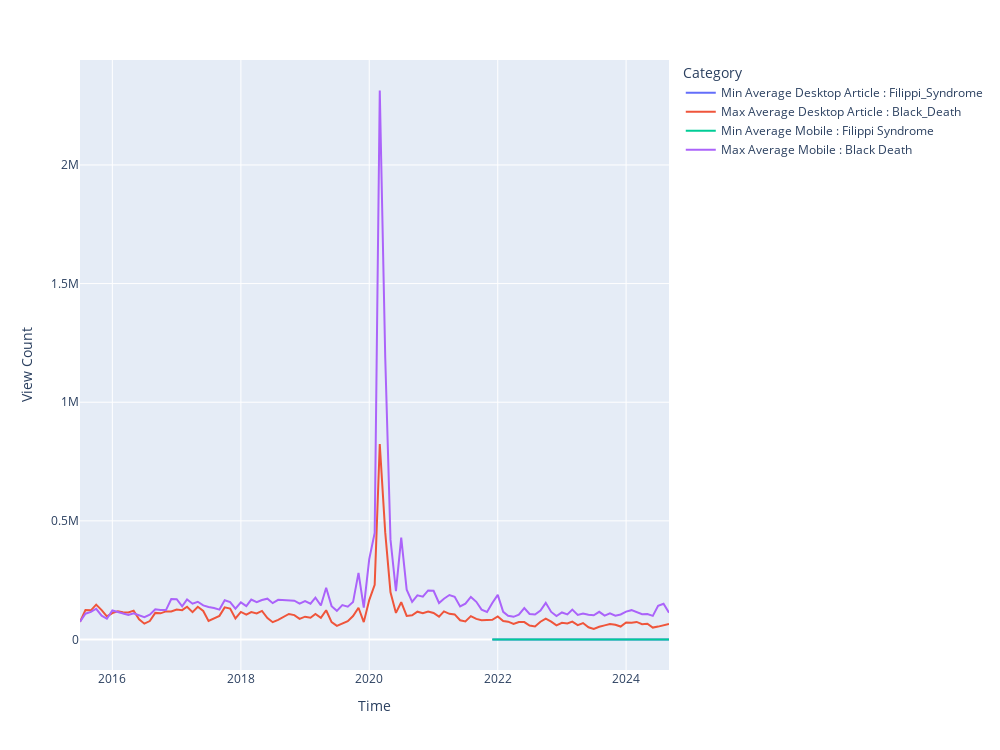

The cell this chart's notebook holds for it:
### Code cell
fig = px.line(min_max_monthly,
        x = 'timestamp',
        y = 'views',
        color = "Category"
        )
fig.update_layout(
    xaxis_title='Time',
    yaxis_title='View Count',
    height = 750,
    width = 1000
)
for trace in fig.data:
    if trace.name == '':
        trace.line.dash = 'dash'  

fig.show()
fig.write_image("./imgs/max_average_min_average_plot.png")
